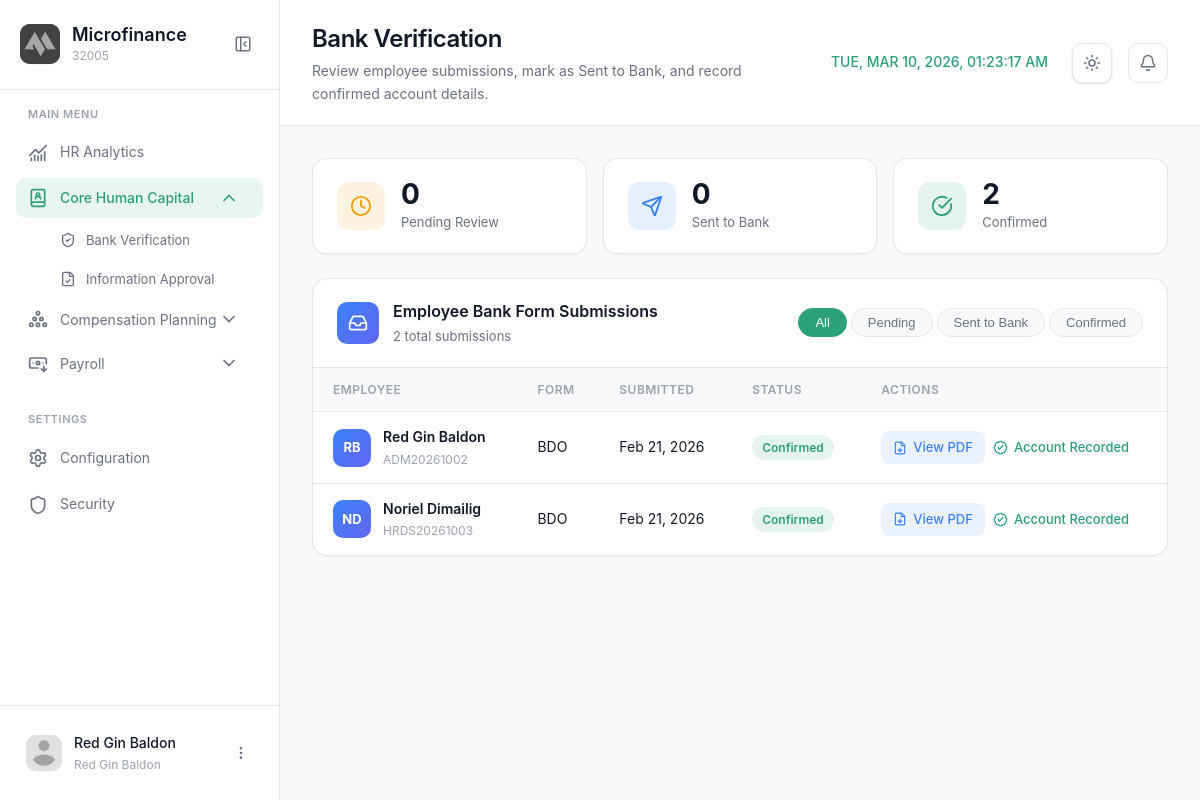
Screenshot of /modules/manager/Bankverification.php (signed in) with the database file from the repository.
### tables this page shows
CREATE TABLE `bank_applications` (
  `AppID` int(11) NOT NULL,
  `EmployeeID` int(11) NOT NULL,
  `FormID` int(11) DEFAULT NULL,
  `UploadedPDF` varchar(500) NOT NULL,
  `Status` enum('Pending','Sent to Bank','Confirmed') NOT NULL DEFAULT 'Pending',
  `Notes` text DEFAULT NULL,
  `CreatedAt` timestamp NOT NULL DEFAULT current_timestamp(),
  `UpdatedAt` timestamp NOT NULL DEFAULT current_timestamp() ON UPDATE current_timestamp()
);

CREATE TABLE `employee` (
  `EmployeeID` int(11) NOT NULL,
  `EmployeeCode` varchar(20) DEFAULT NULL,
  `FirstName` varchar(100) NOT NULL,
  `MiddleName` varchar(100) DEFAULT NULL,
  `LastName` varchar(100) NOT NULL,
  `DateOfBirth` date NOT NULL,
  `Gender` varchar(20) DEFAULT NULL,
  `PersonalEmail` varchar(150) DEFAULT NULL,
  `PhoneNumber` varchar(20) DEFAULT NULL,
  `PermanentAddress` text DEFAULT NULL,
  `ProfilePhoto` varchar(255) DEFAULT NULL
);

CREATE TABLE `bank_forms_master` (
  `FormID` int(11) NOT NULL,
  `FormName` varchar(255) NOT NULL,
  `FilePath` varchar(500) NOT NULL,
  `IsActive` tinyint(1) NOT NULL DEFAULT 1,
  `UploadedBy` varchar(100) DEFAULT NULL,
  `CreatedAt` timestamp NOT NULL DEFAULT current_timestamp()
);

### modules/manager/Bankverification.php (the view, shortened to what this page needs)
<?php
require_once '../../config/config.php';
$page = 'Bankverification';
$module = 'banking';
$pendingCnt = intval($conn->query("SELECT COUNT(*) FROM bank_applications WHERE Status='Pending'")->fetch_row()[0] ?? 0);
$sentCnt    = intval($conn->query("SELECT COUNT(*) FROM bank_applications WHERE Status='Sent to Bank'")->fetch_row()[0] ?? 0);
$doneCnt    = intval($conn->query("SELECT COUNT(*) FROM bank_applications WHERE Status='Confirmed'")->fetch_row()[0] ?? 0);
$subsRes = $conn->query("
  SELECT ba.AppID, ba.EmployeeID, ba.UploadedPDF, ba.Status, ba.CreatedAt,
         e.FirstName, e.LastName, e.EmployeeCode,
         bfm.FormName
  FROM bank_applications ba
  LEFT JOIN employee e ON ba.EmployeeID = e.EmployeeID
  LEFT JOIN bank_forms_master bfm ON ba.FormID = bfm.FormID
  ORDER BY FIELD(ba.Status,'Pending','Sent to Bank','Confirmed'), ba.CreatedAt DESC
");
$submissions = [];
if ($subsRes) while ($r = $subsRes->fetch_assoc()) $submissions[] = $r;
?>
<!DOCTYPE html>
<html lang="en">
<head>
  <link rel="stylesheet" href="../../css/bankverification.css?v=1.3">
  <link rel="stylesheet" href="../../css/notifications.css?v=1.1">
</head>
<body>
  <aside class="sidebar" id="sidebar">
    <div class="sidebar-header">
      <div class="logo-container">
        <div class="logo-wrapper">
          <img src="../../img/logo.png" alt="Logo" class="logo">
        </div>
        <div class="logo-text">
          <h2 class="app-name">Microfinance</h2>
          <span class="app-tagline">32005</span>
        </div>
      </div>
      <button class="sidebar-toggle" id="sidebarToggle">
        <i data-lucide="panel-left-close"></i>
      </button>
    </div>
    <nav class="sidebar-nav">
      <div class="nav-section">
        <span class="nav-section-title">MAIN MENU</span>
        <a href="dashboard.php" class="nav-item <?php echo ($page === 'dashboard') ? 'active' : ''; ?>">
          <i data-lucide="chart-no-axes-combined"></i>
          <span>HR Analytics</span>
        </a>
        <div class="nav-item-group <?php echo ($module === 'banking') ? 'active' : ''; ?>">
          <button class="nav-item has-submenu <?php echo ($module === 'banking') ? 'active' : ''; ?>" data-module="banking">
            <div class="nav-item-content">
              <i data-lucide="book-user"></i>
              <span>Core Human Capital</span>
            </div>
            <i data-lucide="chevron-down" class="submenu-icon"></i>
          </button>
          <div class="submenu <?php echo ($module === 'banking') ? 'active' : ''; ?>" id="submenu-banking">
            <a href="Bankverification.php" class="submenu-item <?php echo ($page === 'Bankverification') ? 'active' : ''; ?>">
              <i data-lucide="shield-check"></i>
              <span>Bank Verification</span>
            </a>
            <a href="informationapproval.php" class="submenu-item <?php echo ($page === 'informationapproval') ? 'active' : ''; ?>">
              <i data-lucide="file-check"></i>
              <span>Information Approval</span>
            </a>
          </div>
        </div>
        <div class="nav-item-group">
          <button class="nav-item has-submenu" data-module="planning">
            <div class="nav-item-content">
              <i data-lucide="circle-pile"></i>
              <span>Compensation Planning</span>
            </div>
            <i data-lucide="chevron-down" class="submenu-icon"></i>
          </button>
        </div>
        <div class="nav-item-group">
          <button class="nav-item has-submenu" data-module="payroll">
            <div class="nav-item-content">
              <i data-lucide="banknote-arrow-down"></i>
              <span>Payroll</span>
            </div>
            <i data-lucide="chevron-down" class="submenu-icon"></i>
          </button>
        </div>
      </div>
      <div class="nav-section">
        <span class="nav-section-title">SETTINGS</span>
        <a href="#" class="nav-item"><i data-lucide="settings"></i><span>Configuration</span></a>
        <a href="#" class="nav-item"><i data-lucide="shield"></i><span>Security</span></a>
      </div>
    </nav>
    <div class="sidebar-footer">
      <div class="user-profile">
        <div class="user-avatar">
          <img src="../../img/profile.png" alt="User">
        </div>
        <div class="user-info">
          <span class="user-name"><?php echo htmlspecialchars($_SESSION['username'] ?? 'Manager'); ?></span>
          <span class="user-role"><?php echo htmlspecialchars($_SESSION['user_role'] ?? 'HR Manager'); ?></span>
        </div>
        <button class="user-menu-btn" id="userMenuBtn">
          <i data-lucide="more-vertical"></i>
        </button>
      </div>
    </div>
  </aside>
  <main class="main-content">
    <header class="page-header">
      <div class="header-left">
        <div class="header-title">
          <h1>Bank Verification</h1>
          <p>Review employee submissions, mark as Sent to Bank, and record confirmed account details.</p>
        </div>
      </div>
      <div class="header-right">
                        <div class="header-clock">
          <span id="realTimeClock"></span>
        </div>
        <button class="theme-toggle" id="themeToggle" aria-label="Toggle theme">
          <i data-lucide="sun" class="sun-icon"></i>
        </button>
        <div class="header-notifications" style="position: relative;">
          <button class="icon-btn" id="notifBtn">
            <i data-lucide="bell"></i>
          </button>
        </div>
      </div>
    </header>
    <div class="content-wrapper">
      <div class="bv-stats">
        <div class="bv-stat-card">
          <div class="bv-stat-icon amber"><i data-lucide="clock"></i></div>
          <div class="bv-stat-info">
            <span class="bv-stat-value"><?php echo $pendingCnt; ?></span>
            <span class="bv-stat-label">Pending Review</span>
          </div>
        </div>
        <div class="bv-stat-card">
          <div class="bv-stat-icon blue"><i data-lucide="send"></i></div>
          <div class="bv-stat-info">
            <span class="bv-stat-value"><?php echo $sentCnt; ?></span>
            <span class="bv-stat-label">Sent to Bank</span>
          </div>
        </div>
        <div class="bv-stat-card">
          <div class="bv-stat-icon green"><i data-lucide="check-circle"></i></div>
          <div class="bv-stat-info">
            <span class="bv-stat-value"><?php echo $doneCnt; ?></span>
            <span class="bv-stat-label">Confirmed</span>
          </div>
        </div>
      </div>
      <div class="bv-panel">
        <div class="bv-panel-header">
          <div class="bv-panel-left">
            <div class="bv-panel-icon"><i data-lucide="inbox"></i></div>
            <div>
              <h2 class="bv-panel-title">Employee Bank Form Submissions</h2>
              <div class="bv-panel-sub"><?php echo count($submissions); ?> total submission<?php echo count($submissions) !== 1 ? 's' : ''; ?></div>
            </div>
          </div>
          <div class="bv-filter-tabs">
            <button class="bv-tab active" data-filter="all">All</button>
            <button class="bv-tab" data-filter="Pending">Pending</button>
            <button class="bv-tab" data-filter="Sent to Bank">Sent to Bank</button>
            <button class="bv-tab" data-filter="Confirmed">Confirmed</button>
          </div>
        </div>
        <?php if (empty($submissions)): ?>
        <div class="bv-empty">
          <div class="bv-empty-icon"><i data-lucide="inbox"></i></div>
          <h3>No submissions yet</h3>
          <p>Employee-submitted bank forms will appear here once they upload them from the ESS portal.</p>
        </div>
        <?php else: ?>
        <div class="table-responsive">
          <table class="bv-table" id="submissionsTable">
            <thead>
              <tr>
                <th>Employee</th>
                <th>Form</th>
                <th>Submitted</th>
                <th>Status</th>
                <th>Actions</th>
              </tr>
            </thead>
            <tbody>
              <?php foreach ($submissions as $sub):
                $name = trim(($sub['FirstName'] ?? '') . ' ' . ($sub['LastName'] ?? '')) ?: ('Employee #' . $sub['EmployeeID']);
                $code = $sub['EmployeeCode'] ?? '';
                $pdfUrl = '../../' . $sub['UploadedPDF'];
                $statusClass = match($sub['Status']) {
                  'Confirmed'    => 'bv-badge-confirmed',
                  'Sent to Bank' => 'bv-badge-sent',
                  default        => 'bv-badge-pending',
                };
                $ini = strtoupper(substr(trim($sub['FirstName'] ?? $name), 0, 1) . substr(trim($sub['LastName'] ?? ''), 0, 1));
              ?>
              <tr data-status="<?php echo htmlspecialchars($sub['Status']); ?>"
                  data-search="<?php echo strtolower(htmlspecialchars($name . ' ' . $code)); ?>">
                <td>
                  <div class="bv-emp-cell">
                    <div class="bv-emp-avatar"><?php echo $ini ?: strtoupper(substr($name,0,2)); ?></div>
                    <div>
                      <div class="bv-emp-name"><?php echo htmlspecialchars($name); ?></div>
                      <?php if ($code): ?><div class="bv-emp-code"><?php echo htmlspecialchars($code); ?></div><?php endif; ?>
                    </div>
                  </div>
                </td>
                <td><?php echo htmlspecialchars($sub['FormName'] ?? 'BDO Bank Form'); ?></td>
                <td><?php echo date('M d, Y', strtotime($sub['CreatedAt'])); ?></td>
                <td><span class="bv-badge <?php echo $statusClass; ?>"><?php echo htmlspecialchars($sub['Status']); ?></span></td>
                <td>
                  <div class="bv-actions">
                    <a href="<?php echo htmlspecialchars($pdfUrl); ?>" target="_blank" class="bv-btn-view">
                      <i data-lucide="file-down"></i> View PDF
                    </a>
                    <?php if ($sub['Status'] === 'Confirmed'): ?>
                    <span class="bv-done-label"><i data-lucide="badge-check"></i> Account Recorded</span>
                    <?php endif; ?>
                  </div>
                </td>
              </tr>
              <?php endforeach; ?>
            </tbody>
          </table>
        </div>
        <?php endif; ?>
      </div>
    </div>
  </main>
</body>
</html>

### css/notifications.css (style rules this page uses)
.icon-btn { position: relative; width: 40px; height: 40px; border-radius: 10px; background: var(--surface); border: 1px solid var(--border-color); cursor: pointer; display: flex; align-items: center; justify-content: center; color: var(--text-secondary); transition: var(--transition); flex-shrink: 0; }

### rows the page displays
bank_applications: EmployeeID.LastName "RB", EmployeeID.LastName "Red Gin Baldon", EmployeeID.EmployeeCode "ADM20261002", FormID.FormName "BDO", CreatedAt "Feb 21, 2026", Status "Confirmed", shows "Account Recorded"
bank_applications: EmployeeID.LastName "ND", EmployeeID.LastName "Noriel Dimailig", EmployeeID.EmployeeCode "HRDS20261003", FormID.FormName "BDO", CreatedAt "Feb 21, 2026", Status "Confirmed", shows "Account Recorded"

### other values shown
$_SESSION['username'] "Red Gin Baldon"
$_SESSION['user_role'] "Red Gin Baldon"
$pendingCnt "0"
$sentCnt "0"
$doneCnt "2"
count($submissions) "2"
